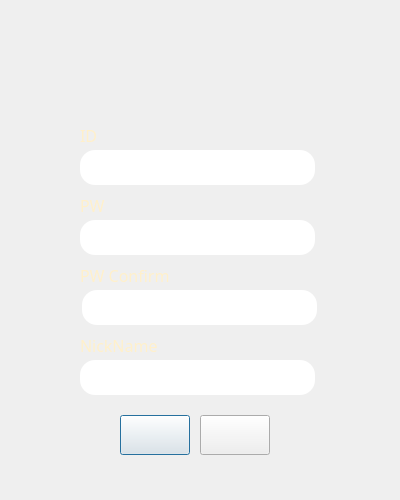
<?xml version="1.0" encoding="UTF-8"?>
<ui version="4.0">
 <class>Dialog</class>
 <widget class="QDialog" name="Dialog">
  <property name="geometry">
   <rect>
    <x>0</x>
    <y>0</y>
    <width>400</width>
    <height>500</height>
   </rect>
  </property>
  <property name="windowTitle">
   <string>Dialog</string>
  </property>
  <widget class="QLabel" name="NickName_lbl">
   <property name="geometry">
    <rect>
     <x>80</x>
     <y>330</y>
     <width>230</width>
     <height>30</height>
    </rect>
   </property>
   <property name="font">
    <font>
     <family>BM EULJIRO TTF</family>
     <pointsize>12</pointsize>
    </font>
   </property>
   <property name="styleSheet">
    <string notr="true">color : #fff0cb;</string>
   </property>
   <property name="text">
    <string>NickName</string>
   </property>
  </widget>
  <widget class="QLabel" name="pwSignCnf_lbl">
   <property name="geometry">
    <rect>
     <x>80</x>
     <y>260</y>
     <width>230</width>
     <height>30</height>
    </rect>
   </property>
   <property name="font">
    <font>
     <family>BM EULJIRO TTF</family>
     <pointsize>12</pointsize>
    </font>
   </property>
   <property name="styleSheet">
    <string notr="true">color : #fff0cb;</string>
   </property>
   <property name="text">
    <string>PW Confirm</string>
   </property>
  </widget>
  <widget class="QLabel" name="idSign_lbl">
   <property name="geometry">
    <rect>
     <x>80</x>
     <y>120</y>
     <width>30</width>
     <height>30</height>
    </rect>
   </property>
   <property name="font">
    <font>
     <family>BM EULJIRO TTF</family>
     <pointsize>12</pointsize>
    </font>
   </property>
   <property name="styleSheet">
    <string notr="true">color : #fff0cb;</string>
   </property>
   <property name="text">
    <string>ID</string>
   </property>
  </widget>
  <widget class="QLabel" name="pwSign_lbl">
   <property name="geometry">
    <rect>
     <x>80</x>
     <y>190</y>
     <width>30</width>
     <height>30</height>
    </rect>
   </property>
   <property name="font">
    <font>
     <family>BM EULJIRO TTF</family>
     <pointsize>12</pointsize>
    </font>
   </property>
   <property name="styleSheet">
    <string notr="true">color : #fff0cb;</string>
   </property>
   <property name="text">
    <string>PW</string>
   </property>
  </widget>
  <widget class="QLineEdit" name="idSign_lineEdit">
   <property name="geometry">
    <rect>
     <x>80</x>
     <y>150</y>
     <width>235</width>
     <height>35</height>
    </rect>
   </property>
   <property name="font">
    <font>
     <family>BM YEONSUNG</family>
     <pointsize>10</pointsize>
    </font>
   </property>
   <property name="tabletTracking">
    <bool>true</bool>
   </property>
   <property name="styleSheet">
    <string notr="true">border-radius: 15px;
padding: 10px;
</string>
   </property>
   <property name="clearButtonEnabled">
    <bool>true</bool>
   </property>
  </widget>
  <widget class="QLineEdit" name="nick_lineEdit">
   <property name="geometry">
    <rect>
     <x>80</x>
     <y>360</y>
     <width>235</width>
     <height>35</height>
    </rect>
   </property>
   <property name="font">
    <font>
     <family>BM YEONSUNG</family>
     <pointsize>10</pointsize>
    </font>
   </property>
   <property name="tabletTracking">
    <bool>true</bool>
   </property>
   <property name="styleSheet">
    <string notr="true">border-radius: 15px;
padding: 10px;
</string>
   </property>
   <property name="clearButtonEnabled">
    <bool>true</bool>
   </property>
  </widget>
  <widget class="QLineEdit" name="pwSignCnf_lineEdit">
   <property name="geometry">
    <rect>
     <x>82</x>
     <y>290</y>
     <width>235</width>
     <height>35</height>
    </rect>
   </property>
   <property name="font">
    <font>
     <family>BM YEONSUNG</family>
     <pointsize>10</pointsize>
    </font>
   </property>
   <property name="tabletTracking">
    <bool>true</bool>
   </property>
   <property name="styleSheet">
    <string notr="true">border-radius: 15px;
padding: 10px;
</string>
   </property>
   <property name="clearButtonEnabled">
    <bool>true</bool>
   </property>
  </widget>
  <widget class="QLineEdit" name="pwSign_lineEdit">
   <property name="geometry">
    <rect>
     <x>80</x>
     <y>220</y>
     <width>235</width>
     <height>35</height>
    </rect>
   </property>
   <property name="font">
    <font>
     <family>BM YEONSUNG</family>
     <pointsize>10</pointsize>
    </font>
   </property>
   <property name="tabletTracking">
    <bool>true</bool>
   </property>
   <property name="styleSheet">
    <string notr="true">border-radius: 15px;
padding: 10px;
</string>
   </property>
   <property name="clearButtonEnabled">
    <bool>true</bool>
   </property>
  </widget>
  <widget class="QLabel" name="signUpBackground_label">
   <property name="geometry">
    <rect>
     <x>0</x>
     <y>0</y>
     <width>400</width>
     <height>500</height>
    </rect>
   </property>
   <property name="pixmap">
    <pixmap>../image/playScreen/signup_Screen.png</pixmap>
   </property>
  </widget>
  <widget class="QPushButton" name="ok_btn">
   <property name="geometry">
    <rect>
     <x>120</x>
     <y>415</y>
     <width>70</width>
     <height>40</height>
    </rect>
   </property>
   <property name="text">
    <string/>
   </property>
  </widget>
  <widget class="QPushButton" name="cancel_btn">
   <property name="geometry">
    <rect>
     <x>200</x>
     <y>415</y>
     <width>70</width>
     <height>40</height>
    </rect>
   </property>
   <property name="text">
    <string/>
   </property>
  </widget>
  <zorder>signUpBackground_label</zorder>
  <zorder>NickName_lbl</zorder>
  <zorder>pwSignCnf_lbl</zorder>
  <zorder>idSign_lbl</zorder>
  <zorder>pwSign_lbl</zorder>
  <zorder>idSign_lineEdit</zorder>
  <zorder>nick_lineEdit</zorder>
  <zorder>pwSignCnf_lineEdit</zorder>
  <zorder>pwSign_lineEdit</zorder>
  <zorder>ok_btn</zorder>
  <zorder>cancel_btn</zorder>
 </widget>
 <resources/>
 <connections/>
</ui>
